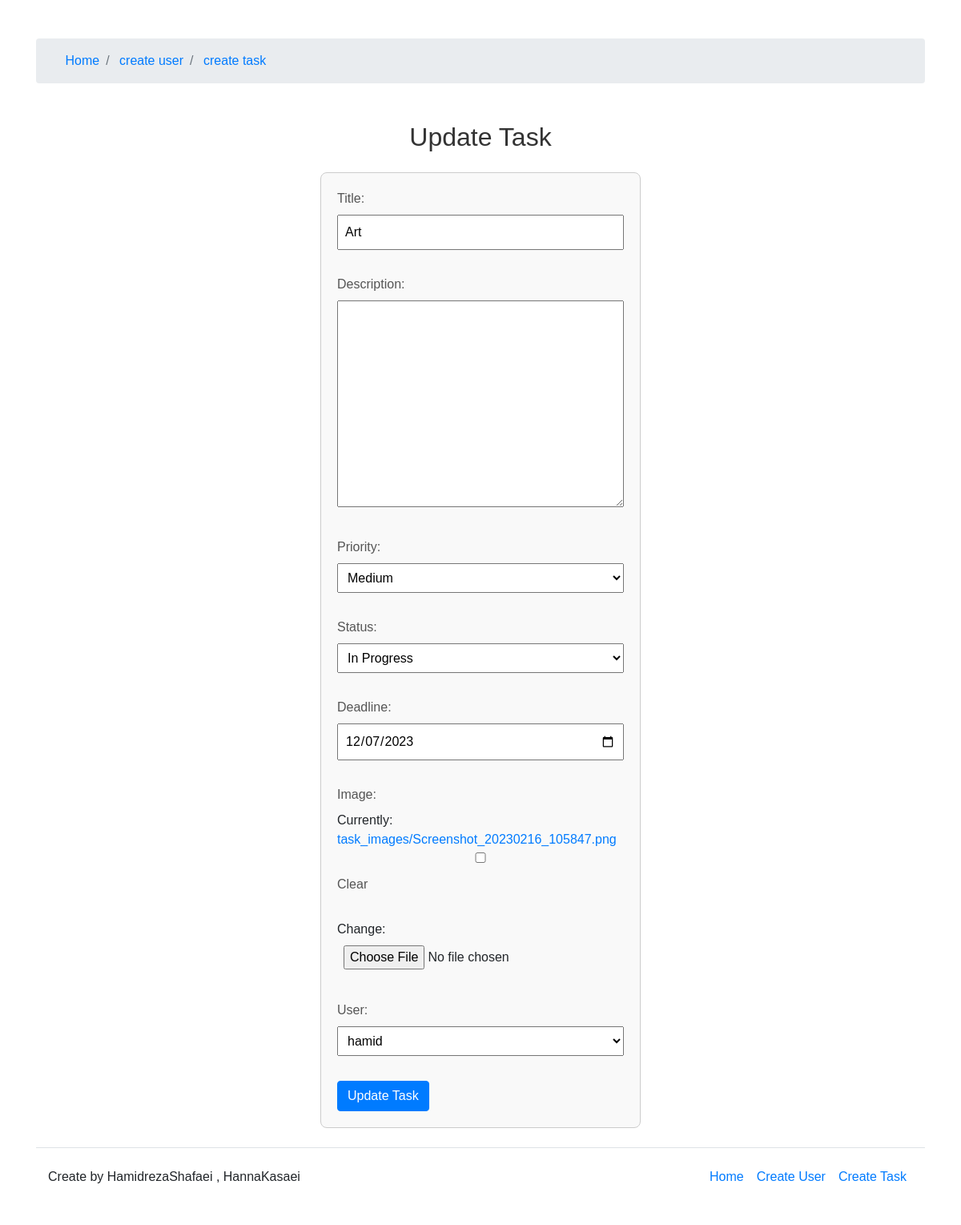
The page /update_task/19 on the database its author committed.
### taskpage/models.py (models this page shows, shortened)
class Task(models.Model):
    title = models.CharField(max_length=100)
    description = models.TextField(blank=True, null=True)
    priority = models.CharField(max_length=20, choices=[('low', 'Low'), ('medium', 'Medium'), ('high', 'High')])
    status = models.CharField(max_length=20, choices=[('todo', 'To Do'), ('in_progress', 'In Progress'), ('done', 'Done')])
    deadline = models.DateField(null=True, blank=True)
    image = models.ImageField(upload_to='task_images/',null=True , blank=True)
    user = models.ForeignKey(User, on_delete=models.CASCADE, related_name='tasks')

### taskpage/views.py (the view)
# urls.py: path('update_task/<int:pk>',views.update_task,name='update_task')
def update_task(request,pk):
    user_id = Task.objects.get(id=pk)
    form = TaskForm(instance=user_id)
    if request.method == 'POST':
        form = TaskForm(request.POST , request.FILES ,instance=user_id)
        if form.is_valid():
            form.save()
            return redirect('/')
    context = {'form':form}
    return render(request, 'update_task.html',context)

### taskpage/form.py
class TaskForm(ModelForm):
    class Meta :
        model = Task
        fields = '__all__'
        widgets = {
            'deadline': forms.DateInput(attrs={'type': 'date'}),
        }

### taskpage/models.py (called while the page is built)
    def __str__(self):
        return self.username

### taskpage/templates/update_task.html (shortened to what this page needs)
<!DOCTYPE html>
<html lang="en">
<head>
    <link rel="stylesheet" href="https://cdn.jsdelivr.net/npm/bootstrap@4.3.1/dist/css/bootstrap.min.css">
</head>
<body>
    {% include 'navbar.html' %}
<div class= "container mt-4">
<h2>Update Task</h2>
<form method="post" enctype="multipart/form-data" >
    {{ form.as_p }}
    <button class="btn btn-primary" type="submit">Update Task</button>
</form>
</div>
{% include 'footer.html' %}
</body>
</html>

### taskpage/templates/update_task.html (style rules this page uses)
body { font-family: Arial, sans-serif; }
h2 { color: #333; text-align: center; margin-bottom: 25px; }
form { max-width: 400px; margin: auto; padding: 20px; border: 1px solid #ccc; border-radius: 8px; background-color: #f9f9f9; }
label { display: block; margin-bottom: 8px; color: #555; }
input, textarea, select { width: 100%; padding: 8px; margin-bottom: 15px; box-sizing: border-box; }
button { background-color: #4caf50; color: white; padding: 10px 15px; border: none; border-radius: 4px; cursor: pointer; }

### rows shown on the page
Task: title "Art", priority "Medium", status "In Progress", deadline "12/07/2023", user "hamid"
